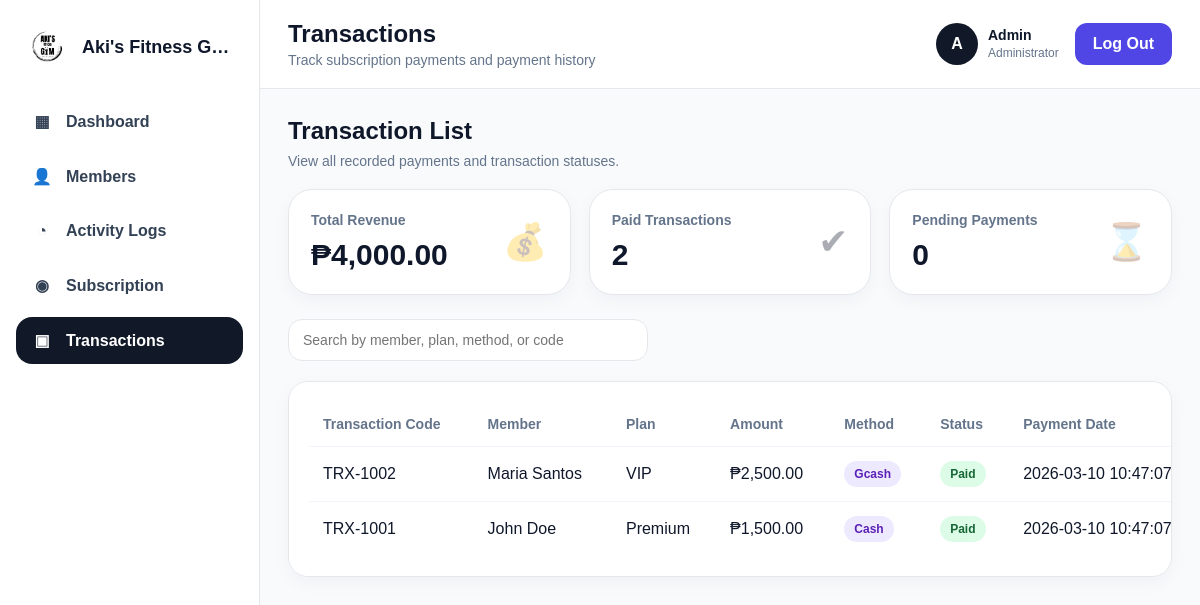
/pages/transaction.php, run on an earlier commit of the app's database.
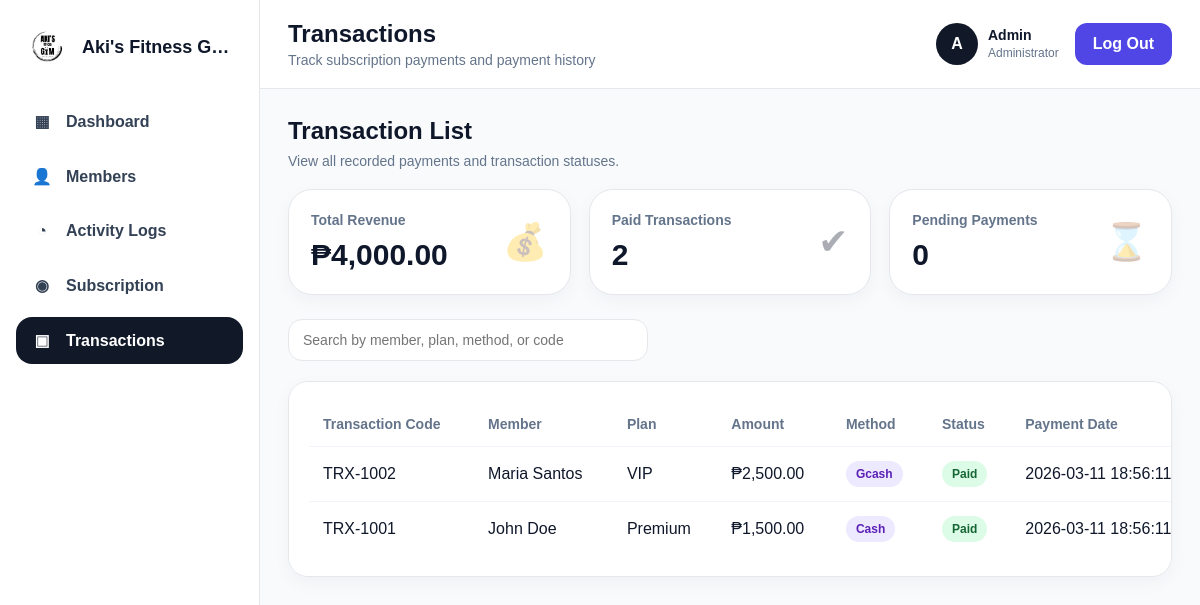
And on a later commit of the database.
### tables this page shows
CREATE TABLE `tbl_transactions` (
  `transaction_id` int(11) NOT NULL,
  `transaction_code` varchar(30) NOT NULL,
  `member_subscription_id` int(11) NOT NULL,
  `member_id` int(11) NOT NULL,
  `subscription_id` int(11) NOT NULL,
  `amount` decimal(10,2) NOT NULL,
  `payment_method` enum('cash','gcash','bank_transfer','card') DEFAULT 'cash',
  `payment_status` enum('paid','pending','failed','refunded') DEFAULT 'paid',
  `payment_date` datetime DEFAULT current_timestamp(),
  `reference_number` varchar(100) DEFAULT NULL,
  `processed_by` int(11) DEFAULT NULL,
  `remarks` text DEFAULT NULL,
  `created_at` timestamp NOT NULL DEFAULT current_timestamp(),
  `updated_at` timestamp NOT NULL DEFAULT current_timestamp() ON UPDATE current_timestamp()
);

CREATE TABLE `tbl_member` (
  `member_id` int(11) NOT NULL,
  `member_code` varchar(20) NOT NULL,
  `first_name` varchar(100) NOT NULL,
  `last_name` varchar(100) NOT NULL,
  `gender` enum('male','female','other') DEFAULT 'other',
  `birth_date` date DEFAULT NULL,
  `email` varchar(100) DEFAULT NULL,
  `password` varchar(255) NOT NULL,
  `phone` varchar(20) DEFAULT NULL,
  `address` text DEFAULT NULL,
  `emergency_contact_name` varchar(100) DEFAULT NULL,
  `emergency_contact_phone` varchar(20) DEFAULT NULL,
  `profile_image` varchar(255) DEFAULT NULL,
  `status` enum('active','inactive','expired','banned') DEFAULT 'active',
  `joined_date` date DEFAULT curdate(),
  `created_at` timestamp NOT NULL DEFAULT current_timestamp(),
  `updated_at` timestamp NOT NULL DEFAULT current_timestamp() ON UPDATE current_timestamp()
);

CREATE TABLE `tbl_subscription` (
  `subscription_id` int(11) NOT NULL,
  `plan_name` varchar(100) NOT NULL,
  `description` text DEFAULT NULL,
  `price` decimal(10,2) NOT NULL,
  `duration_days` int(11) NOT NULL,
  `access_level` enum('regular','premium','vip') DEFAULT 'regular',
  `status` enum('active','inactive') DEFAULT 'active',
  `created_at` timestamp NOT NULL DEFAULT current_timestamp(),
  `updated_at` timestamp NOT NULL DEFAULT current_timestamp() ON UPDATE current_timestamp()
);

### pages/transaction.php (the view, shortened to what the changed rows need)
<?php
require_once("../includes/db.php");
$query = "
    SELECT
        t.transaction_id,
        t.transaction_code,
        t.amount,
        t.payment_method,
        t.payment_status,
        t.payment_date,
        m.first_name,
        m.last_name,
        s.plan_name
    FROM tbl_transactions t
    INNER JOIN tbl_member m ON t.member_id = m.member_id
    INNER JOIN tbl_subscription s ON t.subscription_id = s.subscription_id
    ORDER BY t.transaction_id DESC
";
$transactions = mysqli_query($conn, $query);
?>
<!DOCTYPE html>
<html lang="en">
<head>
<link rel="stylesheet" href="/akisgym/assets/css/style.css">
</head>
<body class="saas-body">
<div class="saas-layout">
    <div class="saas-main">
        <header class="saas-topbar">
            <div class="saas-topbar-left">
                <div>
                    <h2>Transactions</h2>
                </div>
            </div>
        </header>
        <main class="saas-content">
            <div class="page-title">
                <h2>Transaction List</h2>
            </div>
            <div class="transaction-table">
                <table id="transactionTable">
                    <thead>
                        <tr>
                            <th>Transaction Code</th>
                            <th>Member</th>
                            <th>Plan</th>
                            <th>Amount</th>
                            <th>Method</th>
                            <th>Status</th>
                            <th>Payment Date</th>
                        </tr>
                    </thead>
                    <tbody>
                        <?php while($row = mysqli_fetch_assoc($transactions)): ?>
                        <tr>
                            <td><?php echo htmlspecialchars($row['transaction_code']); ?></td>
                            <td><?php echo htmlspecialchars(trim($row['first_name'] . ' ' . $row['last_name'])); ?></td>
                            <td><?php echo htmlspecialchars($row['plan_name']); ?></td>
                            <td>₱<?php echo number_format($row['amount'], 2); ?></td>
                            <td>
                                <span class="method-badge">
                                    <?php echo htmlspecialchars($row['payment_method']); ?>
                                </span>
                            </td>
                            <td>
                                <?php
                                    $status = strtolower($row['payment_status']);
                                    $class = "payment-badge ";
                                    if ($status === "paid") $class .= "payment-paid";
                                    elseif ($status === "pending") $class .= "payment-pending";
                                    elseif ($status === "failed") $class .= "payment-failed";
                                    else $class .= "payment-refunded";
                                ?>
                                <span class="<?php echo $class; ?>">
                                    <?php echo htmlspecialchars($row['payment_status']); ?>
                                </span>
                            </td>
                            <td><?php echo htmlspecialchars($row['payment_date']); ?></td>
                        </tr>
                        <?php endwhile; ?>
                    </tbody>
                </table>
            </div>
        </main>
    </div>
</div>
</body>
</html>

What changed in the data, as far as the page shows it:
changed tbl_transactions "TRX-1002": payment_date "2026-03-10 10:47:07" → "2026-03-11 18:56:11"
changed tbl_transactions "TRX-1001": payment_date "2026-03-10 10:47:07" → "2026-03-11 18:56:11"
